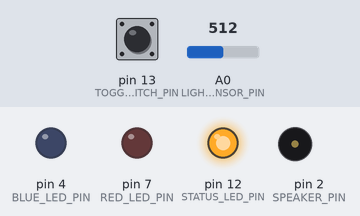
The sketch below on a simulated Arduino Uno, built with avr-gcc and run on an emulated ATmega328P. On the bench: output pins drawn as LEDs (lit = HIGH), buzzer (waves = sounding). Dashed ring = blinking. Inputs (shaded band) come from the test bench; at power-on: pin 13 (TOGGLE_SWITCH_PIN) LOW, A0 (LIGHT_SENSOR_PIN) = 512.

Above: at 1.2 s.
1.3 s: pin 13 (TOGGLE_SWITCH_PIN) pulled HIGH for 0.2 s
At 1.53 s:
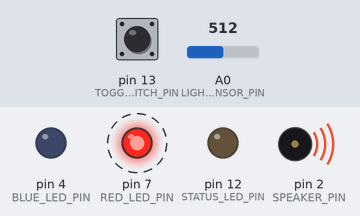
4.3 s: A0 (LIGHT_SENSOR_PIN) set to 211
7.3 s: A0 (LIGHT_SENSOR_PIN) set to 187
At 8.0 s:
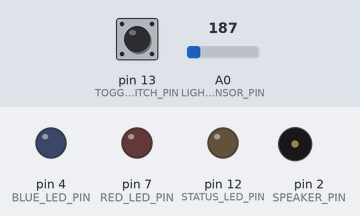
8.8 s: A0 (LIGHT_SENSOR_PIN) set to 290
10.3 s: A0 (LIGHT_SENSOR_PIN) set to 318
At 10.71 s:
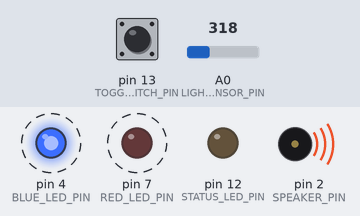
13.3 s: A0 (LIGHT_SENSOR_PIN) set to 122
At 14.1 s:
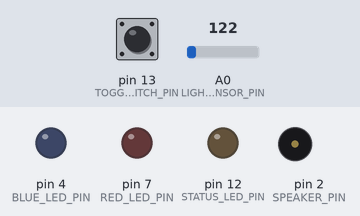
Timing chart, 0 to 15.8 s (numbered marks = the images above; inputs shaded):
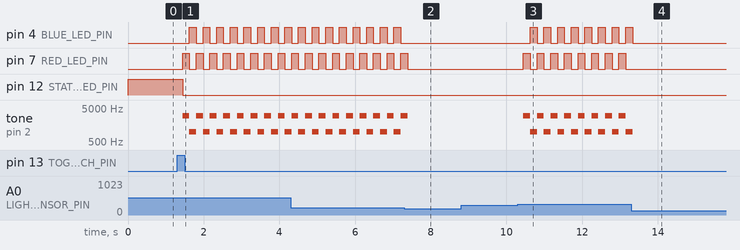

Measured:
- the behaviour switches between 200 and 199 on A0 (LIGHT_SENSOR_PIN) (found by bisection; images 1 and 2)
- the behaviour switches between 300 and 301 on A0 (LIGHT_SENSOR_PIN) (found by bisection; images 2 and 3)
- after the input at 1.3 s, pin 4 (BLUE_LED_PIN): alternates HIGH for 0.18 s and LOW for 0.18 s, starting after 0.32 s; pin 7 (RED_LED_PIN): alternates HIGH for 0.18 s and LOW for 0.18 s, starting after 0.14 s
- after the input at 7.3 s, pin 4 (BLUE_LED_PIN): stops changing and stays LOW; pin 7 (RED_LED_PIN): goes on until 7.4 s, then stays LOW
- after the input at 8.8 s, every drawn part: stays the same
- after the input at 10.3 s, pin 4 (BLUE_LED_PIN): alternates HIGH for 0.18 s and LOW for 0.18 s, starting after 0.33 s; pin 7 (RED_LED_PIN): alternates HIGH for 0.18 s and LOW for 0.18 s, starting after 0.15 s; tone on pin 2 (SPEAKER_PIN): alternates 3000 Hz for 0.18 s and 1000 Hz for 0.18 s, starting after 0.15 s
- after the input at 13.3 s, pin 4 (BLUE_LED_PIN): goes on until 13.3 s, then stays LOW; pin 7 (RED_LED_PIN): stops changing and stays LOW

The sketch:

arduino-alarm.ino
```cpp
// (licence header left out)
#define TOGGLE_SWITCH_PIN 13
#define LIGHT_SENSOR_PIN A0

#define STATUS_LED_PIN 12
#define RED_LED_PIN 7
#define BLUE_LED_PIN 4
#define SPEAKER_PIN 2

#define DELAY_DURATION_MS 180

#define LIGHT_SENSOR_TRESHOLD_HIGH 300
#define LIGHT_SENSOR_TRESHOLD_LOW 200

static int switch_value = LOW;
static int status_led_value = LOW;
static int red_led_value = LOW;
static int blue_led_value = LOW;
static int light_sensor_value = 0;
static bool alarm_enabled = false;

typedef enum {
  ALARM_STATE_OFF = LOW,
  ALARM_STATE_ON = HIGH
} AlarmState;

static AlarmState current_state = ALARM_STATE_OFF;

typedef enum {
  PITCH_VALUE_NONE = 0,
  PITCH_VALUE_LOW = 1000,
  PITCH_VALUE_HIGH = 3000
} PitchValue;

static PitchValue current_pitch_value = PITCH_VALUE_NONE;

void setup() {
  pinMode(TOGGLE_SWITCH_PIN, INPUT);
  pinMode(LIGHT_SENSOR_PIN, INPUT);

  pinMode(STATUS_LED_PIN, OUTPUT);
  pinMode(RED_LED_PIN, OUTPUT);
  pinMode(BLUE_LED_PIN, OUTPUT);
  pinMode(SPEAKER_PIN, OUTPUT);
}

void read_input_values() {
  int previous_switch_value = switch_value;
  switch_value = digitalRead(TOGGLE_SWITCH_PIN);

  if (switch_value == HIGH && previous_switch_value != switch_value) {
    current_state = (current_state == ALARM_STATE_OFF)
      ? ALARM_STATE_ON
      : ALARM_STATE_OFF;
  }

  light_sensor_value = analogRead(LIGHT_SENSOR_PIN);
  if (!alarm_enabled && light_sensor_value > LIGHT_SENSOR_TRESHOLD_HIGH)
    alarm_enabled = true;
  else if (alarm_enabled && light_sensor_value < LIGHT_SENSOR_TRESHOLD_LOW)
    alarm_enabled = false;
}

void update_led_values() {
  status_led_value = current_state == ALARM_STATE_OFF ? HIGH : LOW;
  if (current_state == ALARM_STATE_OFF || !alarm_enabled) {
    red_led_value = LOW;
    blue_led_value = LOW;
  } else if (alarm_enabled) {
    if (red_led_value == blue_led_value) {
      // First time we light these leds up after switching on.
      red_led_value = HIGH;
      blue_led_value = LOW;
    } else {
      red_led_value = !red_led_value;
      blue_led_value = !blue_led_value;
    }
  }
}

void update_speaker_pitch_value() {
  if (current_state == ALARM_STATE_ON && alarm_enabled) {
    current_pitch_value = (current_pitch_value == PITCH_VALUE_HIGH)
      ? PITCH_VALUE_LOW
      : PITCH_VALUE_HIGH;
  } else {
    current_pitch_value = PITCH_VALUE_NONE;
  }
}

void render_result() {
  digitalWrite(STATUS_LED_PIN, status_led_value);
  digitalWrite(RED_LED_PIN, red_led_value);
  digitalWrite(BLUE_LED_PIN, blue_led_value);

  if (current_pitch_value != PITCH_VALUE_NONE)
    tone(SPEAKER_PIN, current_pitch_value, DELAY_DURATION_MS);
}

void loop() {
  read_input_values();
  update_led_values();
  update_speaker_pitch_value();
  render_result();

  delay(DELAY_DURATION_MS);
}
```
